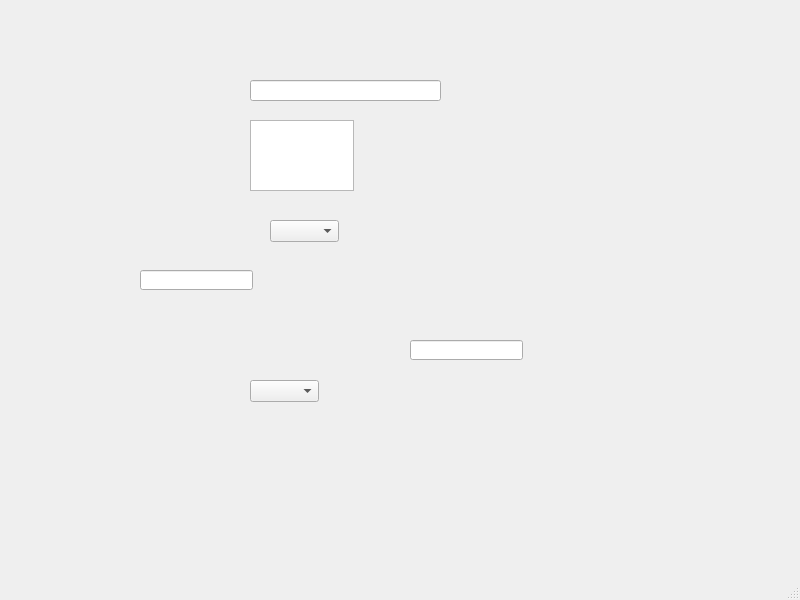
<?xml version="1.0" encoding="UTF-8"?>
<ui version="4.0">
 <class>MainWindow</class>
 <widget class="QMainWindow" name="MainWindow">
  <property name="geometry">
   <rect>
    <x>0</x>
    <y>0</y>
    <width>800</width>
    <height>600</height>
   </rect>
  </property>
  <property name="windowTitle">
   <string>MainWindow</string>
  </property>
  <widget class="QWidget" name="centralwidget">
   <widget class="QLineEdit" name="lineEdit">
    <property name="geometry">
     <rect>
      <x>250</x>
      <y>80</y>
      <width>191</width>
      <height>21</height>
     </rect>
    </property>
   </widget>
   <widget class="QTextEdit" name="textEdit">
    <property name="geometry">
     <rect>
      <x>250</x>
      <y>120</y>
      <width>104</width>
      <height>71</height>
     </rect>
    </property>
   </widget>
   <widget class="QComboBox" name="comboBox">
    <property name="geometry">
     <rect>
      <x>270</x>
      <y>220</y>
      <width>69</width>
      <height>22</height>
     </rect>
    </property>
   </widget>
   <widget class="QLineEdit" name="lineEdit_2">
    <property name="geometry">
     <rect>
      <x>140</x>
      <y>270</y>
      <width>113</width>
      <height>20</height>
     </rect>
    </property>
   </widget>
   <widget class="QLineEdit" name="lineEdit_3">
    <property name="geometry">
     <rect>
      <x>410</x>
      <y>340</y>
      <width>113</width>
      <height>20</height>
     </rect>
    </property>
   </widget>
   <widget class="QComboBox" name="comboBox_2">
    <property name="geometry">
     <rect>
      <x>250</x>
      <y>380</y>
      <width>69</width>
      <height>22</height>
     </rect>
    </property>
   </widget>
  </widget>
  <widget class="QMenuBar" name="menubar">
   <property name="geometry">
    <rect>
     <x>0</x>
     <y>0</y>
     <width>800</width>
     <height>23</height>
    </rect>
   </property>
  </widget>
  <widget class="QStatusBar" name="statusbar"/>
 </widget>
 <tabstops>
  <tabstop>comboBox</tabstop>
  <tabstop>lineEdit_2</tabstop>
  <tabstop>lineEdit_3</tabstop>
  <tabstop>comboBox_2</tabstop>
  <tabstop>lineEdit</tabstop>
  <tabstop>textEdit</tabstop>
 </tabstops>
 <resources/>
 <connections/>
</ui>
